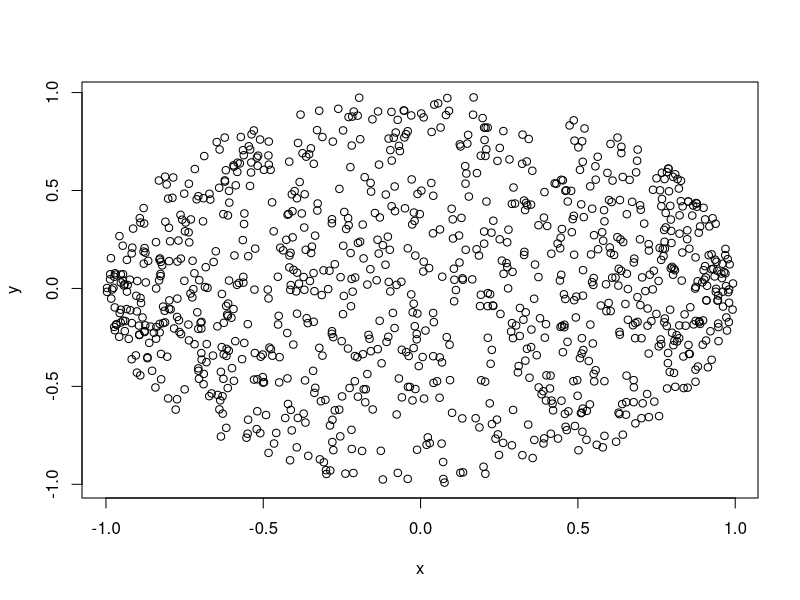
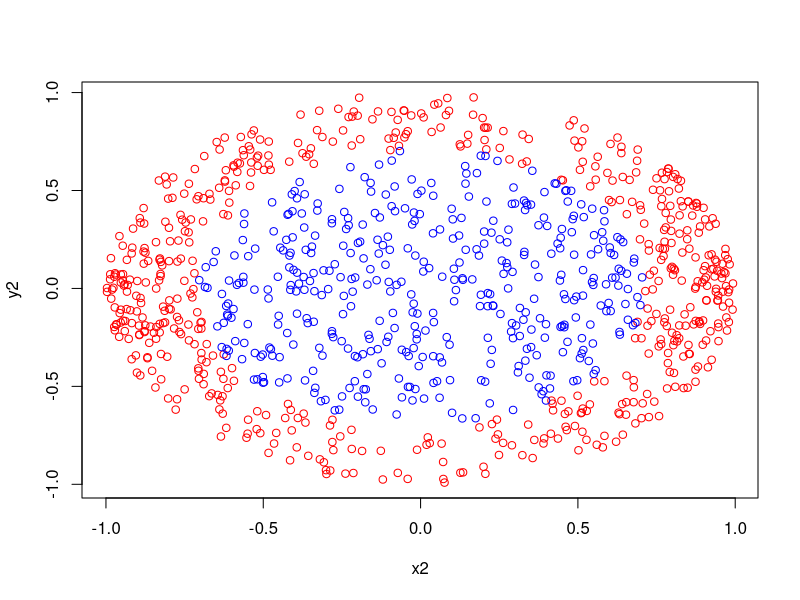

Recreate these plots in R, in order.
n <- 1000
x <- runif(n, -1, 1)
y <- rep(0, n)
for (i in 1:n) {
  y[i] <- runif(1, -sqrt(1 - x[i] ^ 2), sqrt(1 - x[i] ^ 2))
}
plot(x, y)
x1 <- x[x^2 + y^2 < 0.5]
y1 <- y[x^2 + y^2 < 0.5]
x2 <- x[x^2 + y^2 >= 0.5]
y2 <- y[x^2 + y^2 >= 0.5]
plot(x2, y2, col = 'red')
points(x1, y1, col = 'blue')

dane <- data.frame(x1 = x, x2 = y, y = ifelse(x^2 + y^2 < 0.5, 0, 1))

library('MASS')
q1 <- qda(y~., data = dane)
pred1 <- predict(q1)
table(pred1$class, dane$y)

q2 <- qda(y ~ x1^2 + x1*x2, data = dane)
pred2 <- predict(q2)
table(pred2$class, dane$y)

dane1 <- data.frame(x1, y1)
dane2 <- data.frame(x2, y2)

cov1 <- cov(dane1)
cov2 <- cov(dane2)

cov1 <- solve(cov1)
cov2 <- solve(cov2)
m1 <- apply(dane1, 2, mean)
m2 <- apply(dane2, 2, mean)
pi1 <- length(x1) / length(x)
pi2 <- length(x2) / length(x)
dane3 <- matrix(c(x, y), ncol = 2)

# TODO to be continued...
